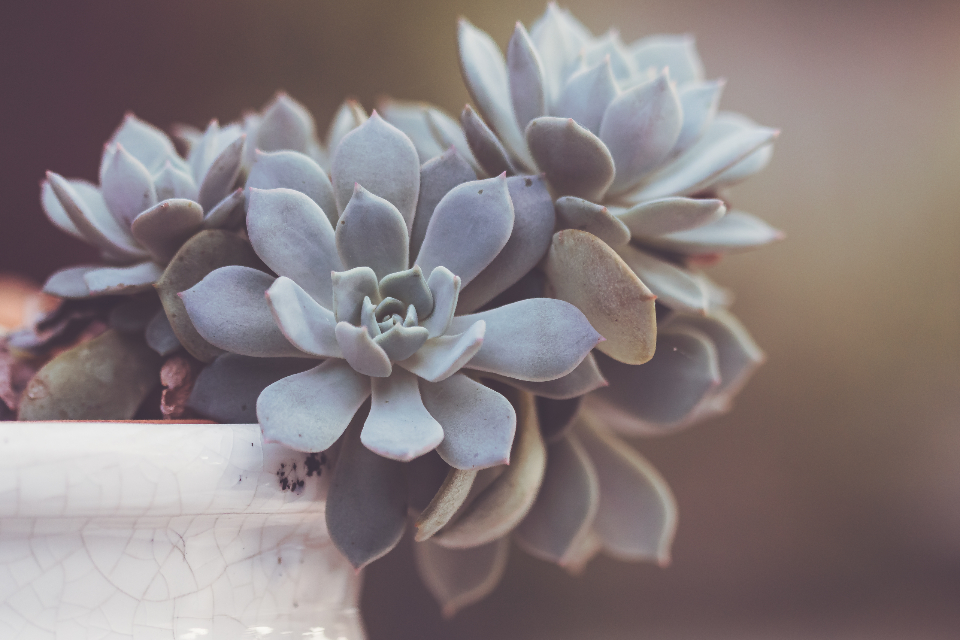
%> input picture LAB09/Input.jpg, 960 x 640 px
$ octave HoughTransformationforSraightLine.m   (GNU Octave 9; MATLAB toolbox functions it lacks are replaced by stand-ins)
%> lines starting %> are read from the running program, lines starting %| are printed output that depends on the picture; in (x1, y1, x2, y2) boxes, pixels count from 0 and x2, y2 are one past the last pixel; in counts of white or black regions, pixels touching at a corner belong together; the program's own positions count from 1
% Read an image
img = imread('C:\Users\CSELAB-2\Desktop\Lab09\Input.jpg');  % Replace with your image file path
%> img is the input picture: size 640x960x3 uint8; mean R, G, B 134.6, 124, 125.3
gray_img = rgb2gray(img);         % Convert to grayscale
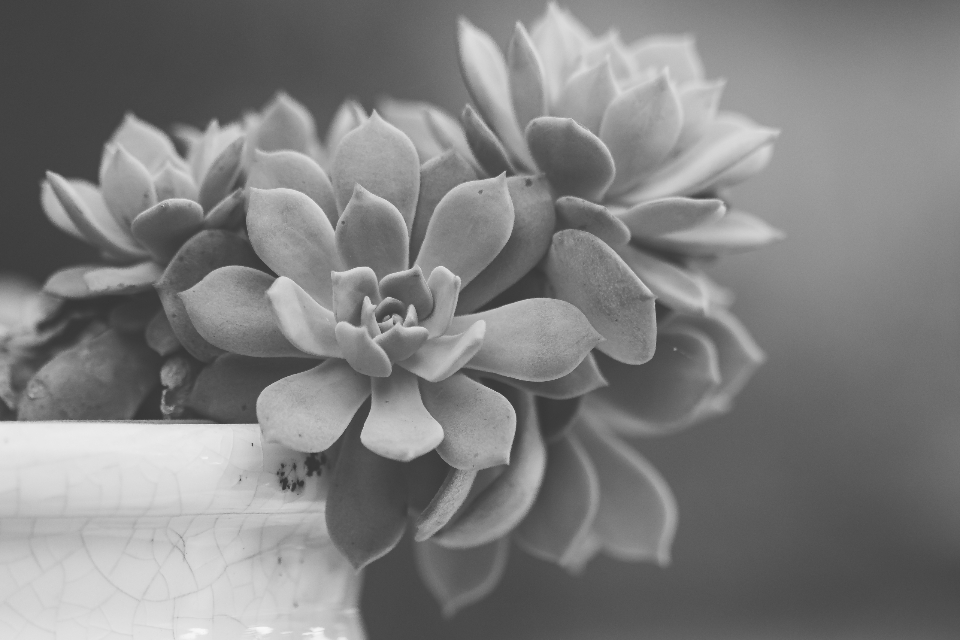
%> gray_img: size 640x960 uint8; min 53, max 248, mean 127.3

% Apply edge detection
edges = edge(gray_img, 'canny');  % Use Canny edge detector
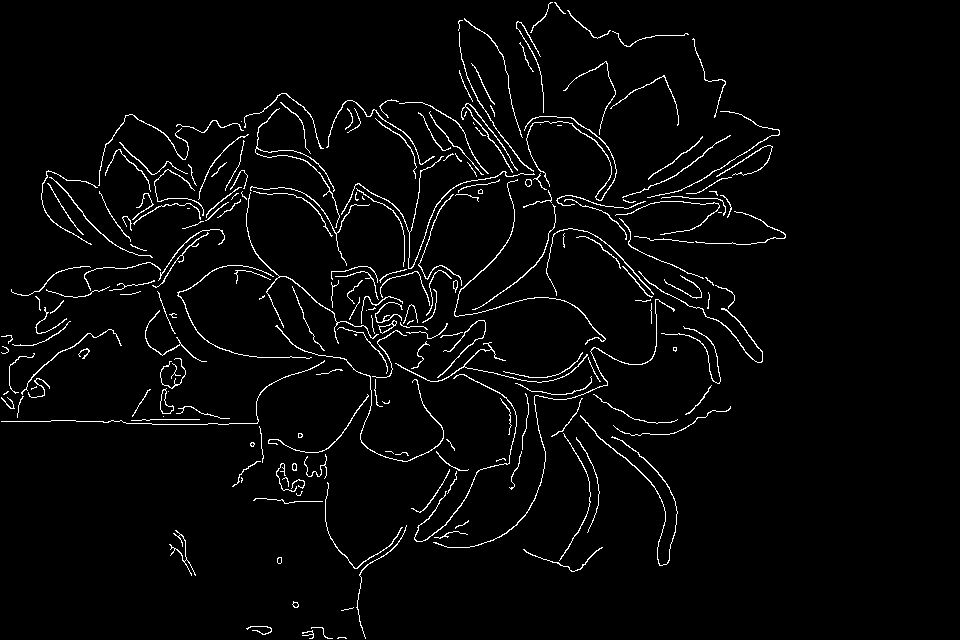
%> edges: size 640x960 logical; 3.2% white in thin lines or dots, all inside (x1, y1, x2, y2) = (1, 2, 786, 639)

% Apply the Hough Transform
[H, theta, rho] = hough(edges);
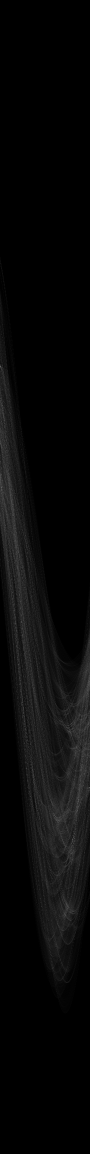
%> H: size 2307x180 double (shown at 1/2 size); min 0, max 130, mean 8.4
%> theta = 180 values from -90 to 89; rho = 2307 values from -1153 to 1153

% Detect peaks in the Hough Transform
peaks = houghpeaks(H, 5, 'threshold', ceil(0.3 * max(H(:))));
%> peaks = [1576 180; 976 3; 1676 147; 1191 40; 1406 46]

% Find lines based on Hough peaks
lines = houghlines(edges, theta, rho, peaks, 'FillGap', 5, 'MinLength', 7);
%> lines = 21 lines; longest, point1 to point2 (x, y): (597, 436) to (642, 473), (523, 278) to (476, 310), (151, 420) to (200, 420), (704, 156) to (667, 181), (608, 252) to (636, 280), (531, 175) to (551, 195)

% Display the results
figure, imshow(img), hold on
for k = 1:length(lines)
    % Get endpoints of each line segment
    xy = [lines(k).point1; lines(k).point2];

    % Plot each line in red
    plot(xy(:,1), xy(:,2), 'LineWidth', 2, 'Color', 'red');

    % Mark the beginnings and ends of each line with a green circle
    plot(xy(1,1), xy(1,2), 'x', 'LineWidth', 2, 'Color', 'green');
    plot(xy(2,1), xy(2,2), 'x', 'LineWidth', 2, 'Color', 'yellow');
end
%> this loop made 21 passes
%> xy on passes 1 to 12: [221 419; 230 419], [151 420; 200 420], [132 421; 147 421], [34 422; 51 422], [77 422; 90 422], [271 189; 278 189], [453 195; 471 196], [661 202; 670 202], [684 203; 691 203], [707 204; 724 204], [704 156; 667 181], [523 278; 476 310]
title('Detected Lines')
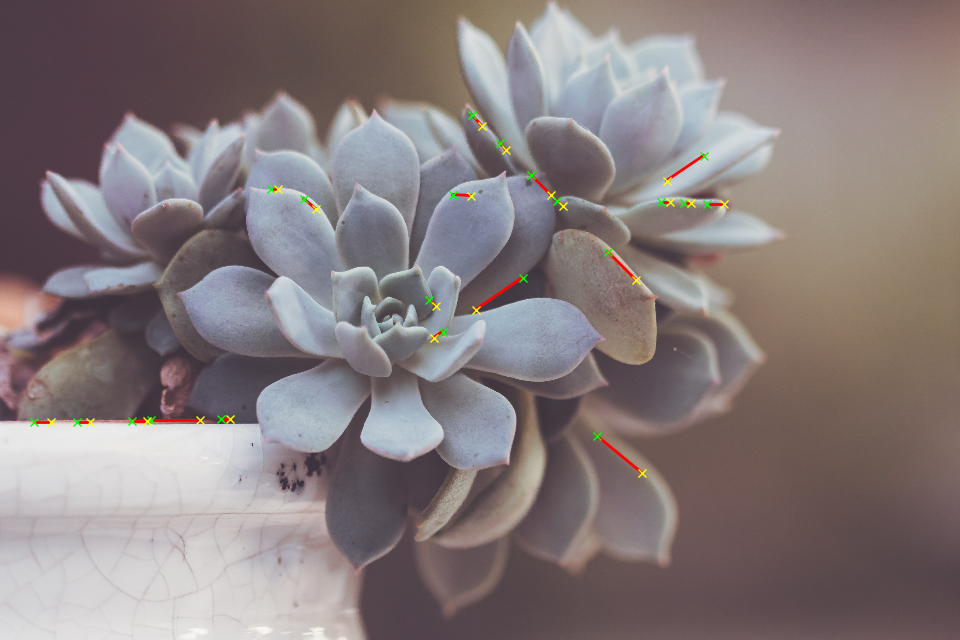
%> figure redrawn from the program's plot data; its title reads 'Detected Lines'
hold off

$ run again, with LAB09/Circle.png saved as LAB09/Input.jpg
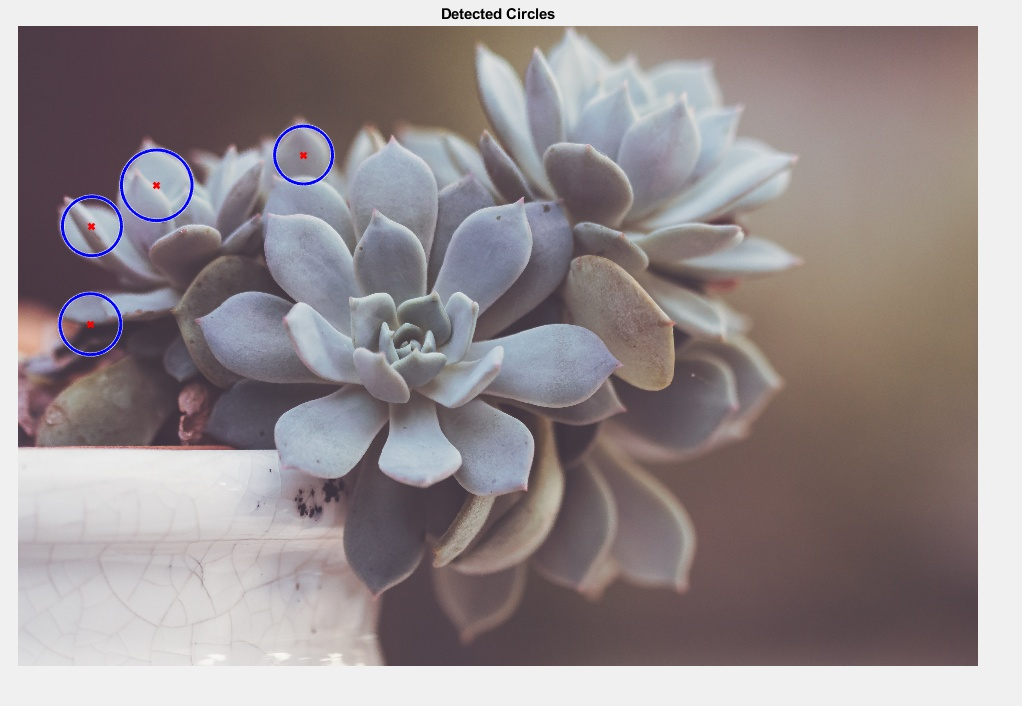
%> input picture LAB09/Circle.png, 1022 x 706 px
%> img is the input picture: size 706x1022x3 uint8; mean R, G, B 149.8, 140.7, 142.6
%> `edges = edge(gray_img, 'canny');`:
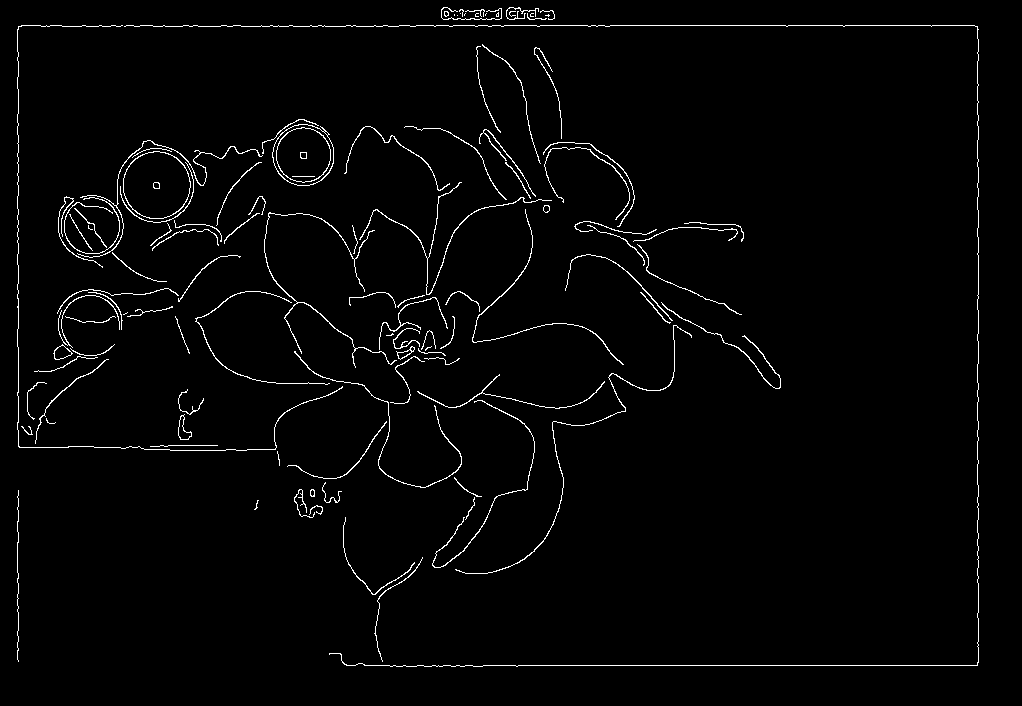
%> edges: size 706x1022 logical; 2.1% white in thin lines or dots, all inside (x1, y1, x2, y2) = (17, 7, 979, 667)
%> theta = 180 values from -90 to 89; rho = 2483 values from -1241 to 1241
%> peaks = [1217 1; 577 1; 1260 91; 2220 91]
%> lines = 42 lines; longest, point1 to point2 (x, y): (484, 666) to (978, 666), (611, 26) to (975, 26), (417, 26) to (605, 26), (19, 348) to (19, 423), (979, 238) to (979, 299), (19, 136) to (19, 196)
%> the loop `for k = 1:length(lines)` made 42 passes
%> xy on passes 1 to 8: [22 26; 41 26], [47 26; 62 26], [122 26; 134 26], [141 26; 153 26], [184 26; 198 26], [234 26; 241 26], [347 26; 356 26], [400 26; 410 26]
%> `title('Detected Lines')`:
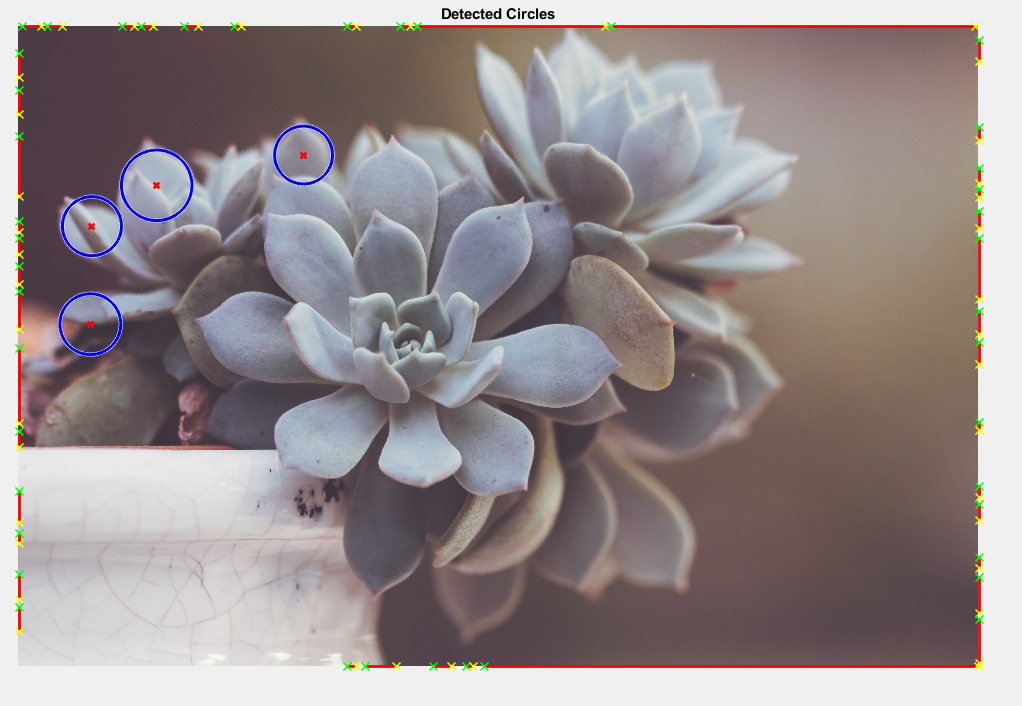
%> figure redrawn from the program's plot data; its title reads 'Detected Lines'

$ run again, with LAB09/StraightLine.png saved as LAB09/Input.jpg
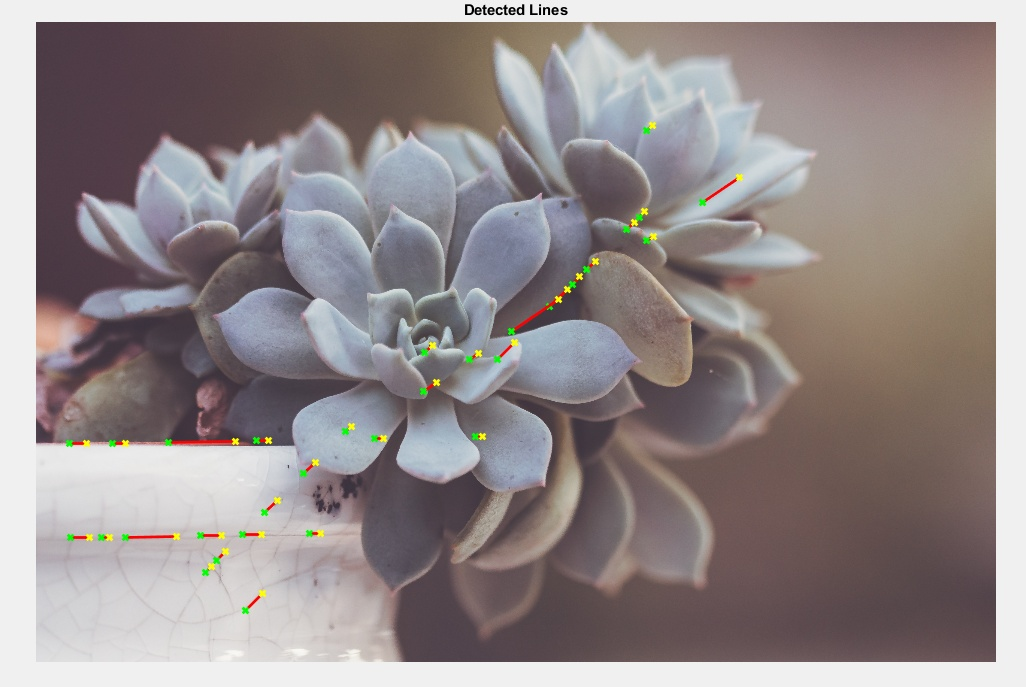
%> input picture LAB09/StraightLine.png, 1026 x 687 px
%> img is the input picture: size 687x1026x3 uint8; mean R, G, B 148.1, 138.8, 139.2
%> `edges = edge(gray_img, 'canny');`:
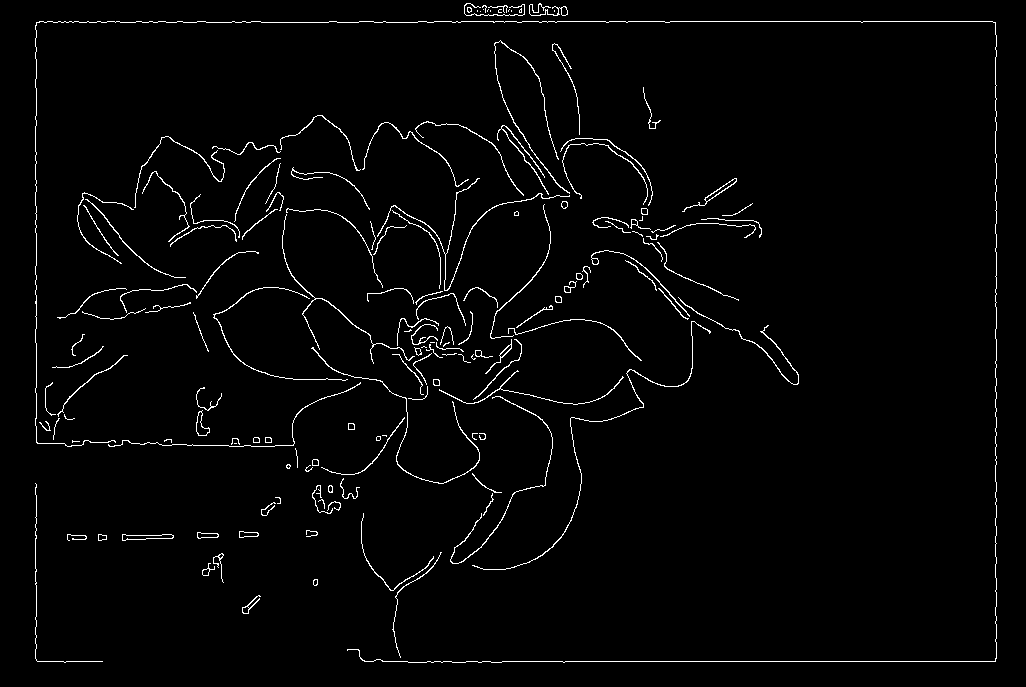
%> edges: size 687x1026 logical; 2.2% white in thin lines or dots
%> theta = 180 values from -90 to 89; rho = 2469 values from -1234 to 1234
%> peaks = [1214 1; 574 1; 1271 91; 2231 91]
%> lines = 45 lines; longest, point1 to point2 (x, y): (503, 662) to (996, 662), (671, 22) to (993, 22), (523, 22) to (665, 22), (435, 22) to (517, 22), (38, 662) to (103, 662), (997, 235) to (997, 295)
%> the loop `for k = 1:length(lines)` made 45 passes
%> xy on passes 1 to 8: [40 22; 53 22], [59 22; 79 22], [108 22; 120 22], [159 22; 166 22], [198 22; 206 22], [252 22; 261 22], [330 22; 337 22], [360 22; 374 22]
%> `title('Detected Lines')`:
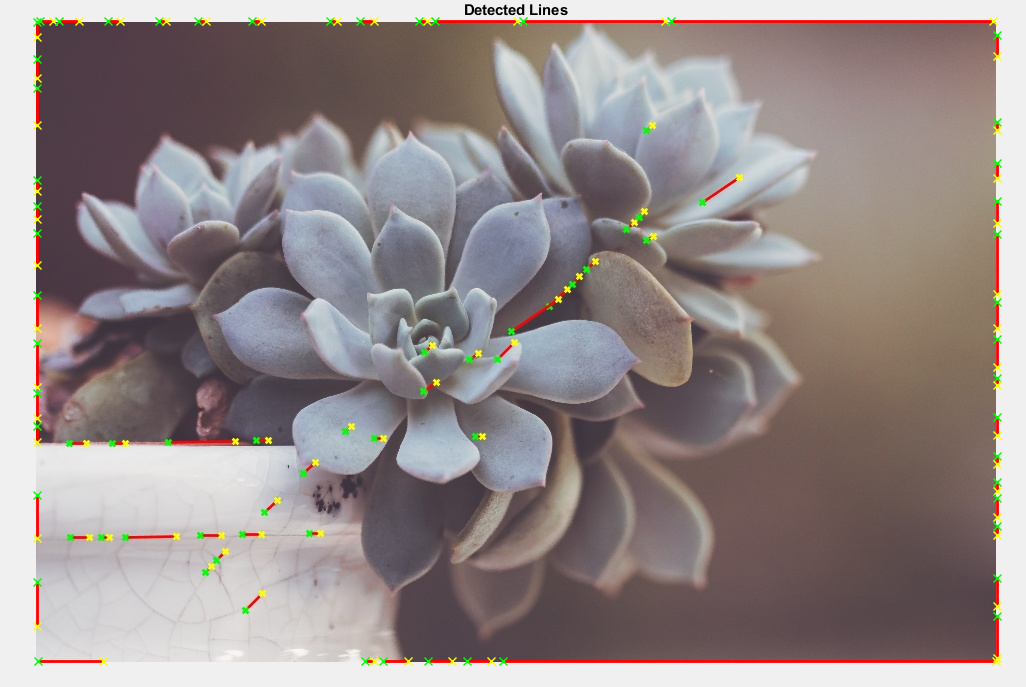
%> figure redrawn from the program's plot data; its title reads 'Detected Lines'
